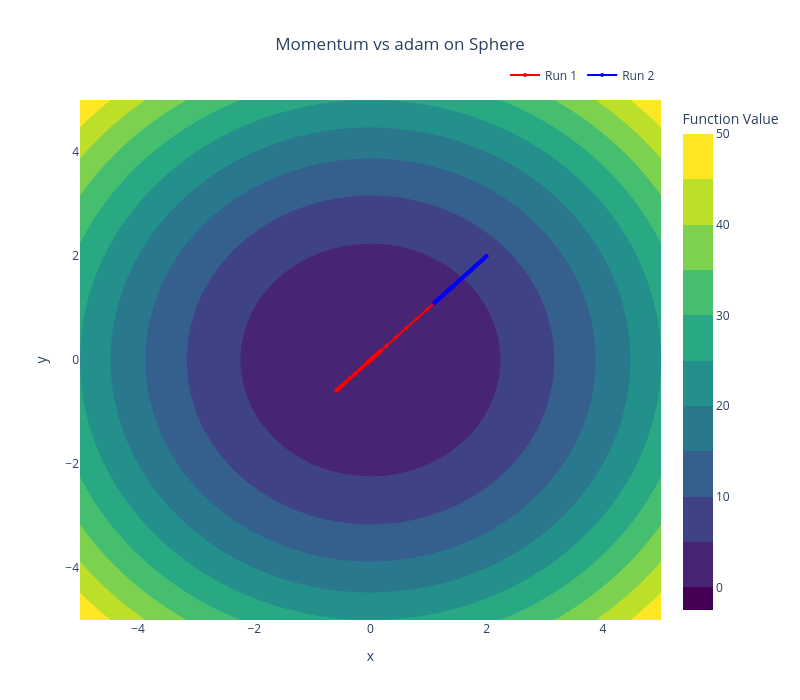

The code cell stored with this chart in its notebook:
### Markdown cell above
### 6. Comparing Adam with Momentum
Run both optimizers on Sphere, Rosenbrock and Rastrigin. Use:
- `initial_solution = np.array([2.0, 2.0]), number_of_epochs = 100`.
- Momentum: `alpha = 0.01, beta = 0.9`.
- Adam: `alpha = 0.01, beta1 = 0.9, beta2 = 0.999, epsilon = 1e-8`.


Visualize optimization paths. Use `plot_contour_and_paths` to overlay paths from both methods.
Plot function value vs. epoch for both methods.

### Code cell
problems = [Sphere(), Rosenbrock(), Rastrigin()]

for problem in problems:
    momentum_value_to_epoch, _ = momentum(
        problem=problem,
        initial_solution=np.array([2.0, 2.0]),
        number_of_epochs=100,
        alpha=0.001 if isinstance(problem, Rosenbrock) else 0.01,
        beta=0.9
    )
    adam_value_to_epoch = adam(
        problem=problem,
        initial_solution=np.array([2.0, 2.0]),
        number_of_epochs=100,
        alpha=0.01,
        beta1=0.9,
        beta2=0.999,
        epsilon=1e-8
    )

    plot_contour_and_paths(
        problem=problem,
        paths=[momentum_value_to_epoch, adam_value_to_epoch],
        title=f'Momentum vs adam on {problem.__class__.__name__}'
    )
